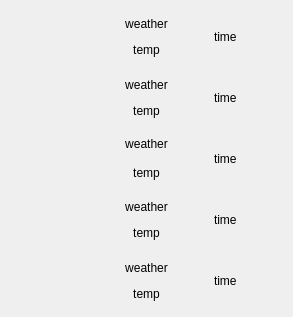
            <widget class="QWidget" name="scrollAreaWidgetContents">
             <property name="geometry">
              <rect>
               <x>0</x>
               <y>0</y>
               <width>293</width>
               <height>317</height>
              </rect>
             </property>
             <layout class="QHBoxLayout" name="horizontalLayout_20">
              <item>
               <layout class="QVBoxLayout" name="verticalLayout_5">
                <property name="spacing">
                 <number>10</number>
                </property>
                <item>
                 <layout class="QHBoxLayout" name="horizontalLayout_4" stretch="1,2,1">
                  <property name="spacing">
                   <number>0</number>
                  </property>
                  <item>
                   <widget class="QLabel" name="icon1">
                    <property name="sizePolicy">
                     <sizepolicy hsizetype="Preferred" vsizetype="Preferred">
                      <horstretch>0</horstretch>
                      <verstretch>0</verstretch>
                     </sizepolicy>
                    </property>
                    <property name="styleSheet">
                     <string notr="true">background:transparent;</string>
                    </property>
                    <property name="text">
                     <string/>
                    </property>
                   </widget>
                  </item>
                  <item>
                   <layout class="QVBoxLayout" name="verticalLayout_3">
                    <item>
                     <widget class="QLabel" name="weather1">
                      <property name="sizePolicy">
                       <sizepolicy hsizetype="Preferred" vsizetype="Preferred">
                        <horstretch>0</horstretch>
                        <verstretch>0</verstretch>
                       </sizepolicy>
                      </property>
                      <property name="styleSheet">
                       <string notr="true">color:black;
background:transparent;
font: 10pt 'Segoe UI';</string>
                      </property>
                      <property name="text">
                       <string>weather</string>
                      </property>
                      <property name="alignment">
                       <set>Qt::AlignCenter</set>
                      </property>
                     </widget>
                    </item>
                    <item>
                     <widget class="QLabel" name="temp1">
                      <property name="sizePolicy">
                       <sizepolicy hsizetype="Preferred" vsizetype="Preferred">
                        <horstretch>0</horstretch>
                        <verstretch>0</verstretch>
                       </sizepolicy>
                      </property>
                      <property name="styleSheet">
                       <string notr="true">color:black;
background:transparent;
font: 10pt 'Segoe UI';</string>
                      </property>
                      <property name="text">
                       <string>temp</string>
                      </property>
                      <property name="alignment">
                       <set>Qt::AlignCenter</set>
                      </property>
                     </widget>
                    </item>
                   </layout>
                  </item>
                  <item>
                   <widget class="QLabel" name="time1">
                    <property name="sizePolicy">
                     <sizepolicy hsizetype="Preferred" vsizetype="Preferred">
                      <horstretch>0</horstretch>
                      <verstretch>0</verstretch>
                     </sizepolicy>
                    </property>
                    <property name="styleSheet">
                     <string notr="true">color:black;
background:transparent;
font: 10pt 'Segoe UI';</string>
                    </property>
                    <property name="text">
                     <string>time</string>
                    </property>
                   </widget>
                  </item>
                 </layout>
                </item>
                <item>
                 <layout class="QHBoxLayout" name="horizontalLayout_3" stretch="1,2,1">
                  <property name="spacing">
                   <number>0</number>
                  </property>
                  <item>
                   <widget class="QLabel" name="icon2">
                    <property name="styleSheet">
                     <string notr="true">
background:transparent;</string>
                    </property>
                    <property name="text">
                     <string/>
                    </property>
                   </widget>
                  </item>
                  <item>
                   <layout class="QVBoxLayout" name="verticalLayout_2">
                    <item>
                     <widget class="QLabel" name="weather2">
                      <property name="styleSheet">
                       <string notr="true">color:black;
background:transparent;
font: 10pt 'Segoe UI';</string>
                      </property>
                      <property name="text">
                       <string>weather</string>
                      </property>
                      <property name="alignment">
                       <set>Qt::AlignCenter</set>
                      </property>
                     </widget>
                    </item>
                    <item>
                     <widget class="QLabel" name="temp2">
                      <property name="styleSheet">
                       <string notr="true">color:black;
background:transparent;
font: 10pt 'Segoe UI';</string>
                      </property>
                      <property name="text">
                       <string>temp</string>
                      </property>
                      <property name="alignment">
                       <set>Qt::AlignCenter</set>
                      </property>
                     </widget>
                    </item>
                   </layout>
                  </item>
                  <item>
                   <widget class="QLabel" name="time2">
                    <property name="styleSheet">
                     <string notr="true">color:black;
background:transparent;
font: 10pt 'Segoe UI';</string>
                    </property>
                    <property name="locale">
                     <locale language="English" country="UnitedStates"/>
                    </property>
                    <property name="lineWidth">
                     <number>0</number>
                    </property>
                    <property name="text">
                     <string>time</string>
                    </property>
                   </widget>
                  </item>
                 </layout>
                </item>
                <item>
                 <layout class="QHBoxLayout" name="horizontalLayout_5" stretch="1,2,1">
                  <property name="spacing">
                   <number>0</number>
                  </property>
                  <item>
                   <widget class="QLabel" name="icon3">
                    <property name="styleSheet">
                     <string notr="true">
background:transparent;</string>
                    </property>
                    <property name="text">
                     <string/>
                    </property>
                   </widget>
                  </item>
                  <item>
                   <layout class="QVBoxLayout" name="verticalLayout_4">
                    <property name="spacing">
                     <number>7</number>
                    </property>
                    <item>
                     <widget class="QLabel" name="weather3">
                      <property name="styleSheet">
                       <string notr="true">color:black;
background:transparent;
font: 10pt 'Segoe UI';</string>
                      </property>
                      <property name="text">
                       <string>weather</string>
                      </property>
                      <property name="alignment">
                       <set>Qt::AlignCenter</set>
                      </property>
                     </widget>
                    </item>
                    <item>
                     <widget class="QLabel" name="temp3">
                      <property name="styleSheet">
                       <string notr="true">color:black;
background:transparent;
font: 10pt 'Segoe UI';</string>
                      </property>
                      <property name="text">
                       <string>temp</string>
                      </property>
                      <property name="alignment">
                       <set>Qt::AlignCenter</set>
                      </property>
                     </widget>
                    </item>
                   </layout>
                  </item>
                  <item>
                   <widget class="QLabel" name="time3">
                    <property name="styleSheet">
                     <string notr="true">color:black;
font: 10pt 'Segoe UI';
background:transparent;</string>
                    </property>
                    <property name="text">
                     <string>time</string>
                    </property>
                   </widget>
                  </item>
                 </layout>
                </item>
                <item>
                 <layout class="QHBoxLayout" name="horizontalLayout_13" stretch="1,2,1">
                  <property name="spacing">
                   <number>0</number>
                  </property>
                  <item>
                   <widget class="QLabel" name="icon4">
                    <property name="styleSheet">
                     <string notr="true">
background:transparent;</string>
                    </property>
                    <property name="text">
                     <string/>
                    </property>
                   </widget>
                  </item>
                  <item>
                   <layout class="QVBoxLayout" name="verticalLayout_13">
                    <item>
                     <widget class="QLabel" name="weather4">
                      <property name="styleSheet">
                       <string notr="true">color:black;
background:transparent;
font: 10pt 'Segoe UI';</string>
                      </property>
                      <property name="text">
                       <string>weather</string>
                      </property>
                      <property name="alignment">
                       <set>Qt::AlignCenter</set>
                      </property>
                     </widget>
                    </item>
                    <item>
                     <widget class="QLabel" name="temp4">
                      <property name="styleSheet">
                       <string notr="true">color:black;
background:transparent;
font: 10pt 'Segoe UI';</string>
                      </property>
                      <property name="text">
                       <string>temp</string>
                      </property>
                      <property name="alignment">
                       <set>Qt::AlignCenter</set>
                      </property>
                     </widget>
                    </item>
                   </layout>
                  </item>
                  <item>
                   <widget class="QLabel" name="time4">
                    <property name="styleSheet">
                     <string notr="true">color:black;
background:transparent;
font: 10pt 'Segoe UI';</string>
                    </property>
                    <property name="text">
                     <string>time</string>
                    </property>
                   </widget>
                  </item>
                 </layout>
                </item>
                <item>
                 <layout class="QHBoxLayout" name="horizontalLayout_6" stretch="1,2,1">
                  <property name="spacing">
                   <number>0</number>
                  </property>
                  <item>
                   <widget class="QLabel" name="icon5">
                    <property name="styleSheet">
                     <string notr="true">
background:transparent;</string>
                    </property>
                    <property name="text">
                     <string/>
                    </property>
                   </widget>
                  </item>
                  <item>
                   <layout class="QVBoxLayout" name="verticalLayout_12">
                    <item>
                     <widget class="QLabel" name="weather5">
                      <property name="styleSheet">
                       <string notr="true">color:black;
background:transparent;
font: 10pt 'Segoe UI';</string>
                      </property>
                      <property name="text">
                       <string>weather</string>
                      </property>
                      <property name="alignment">
                       <set>Qt::AlignCenter</set>
                      </property>
                     </widget>
                    </item>
                    <item>
                     <widget class="QLabel" name="temp5">
                      <property name="styleSheet">
                       <string notr="true">color:black;
background:transparent;
font: 10pt 'Segoe UI';</string>
                      </property>
                      <property name="text">
                       <string>temp</string>
                      </property>
                      <property name="alignment">
                       <set>Qt::AlignCenter</set>
                      </property>
                     </widget>
                    </item>
                   </layout>
                  </item>
                  <item>
                   <widget class="QLabel" name="time5">
                    <property name="styleSheet">
                     <string notr="true">color:black;
font: 10pt 'Segoe UI';
background:transparent;</string>
                    </property>
                    <property name="text">
                     <string>time</string>
                    </property>
                   </widget>
                  </item>
                 </layout>
                </item>
               </layout>
              </item>
             </layout>
            </widget>
